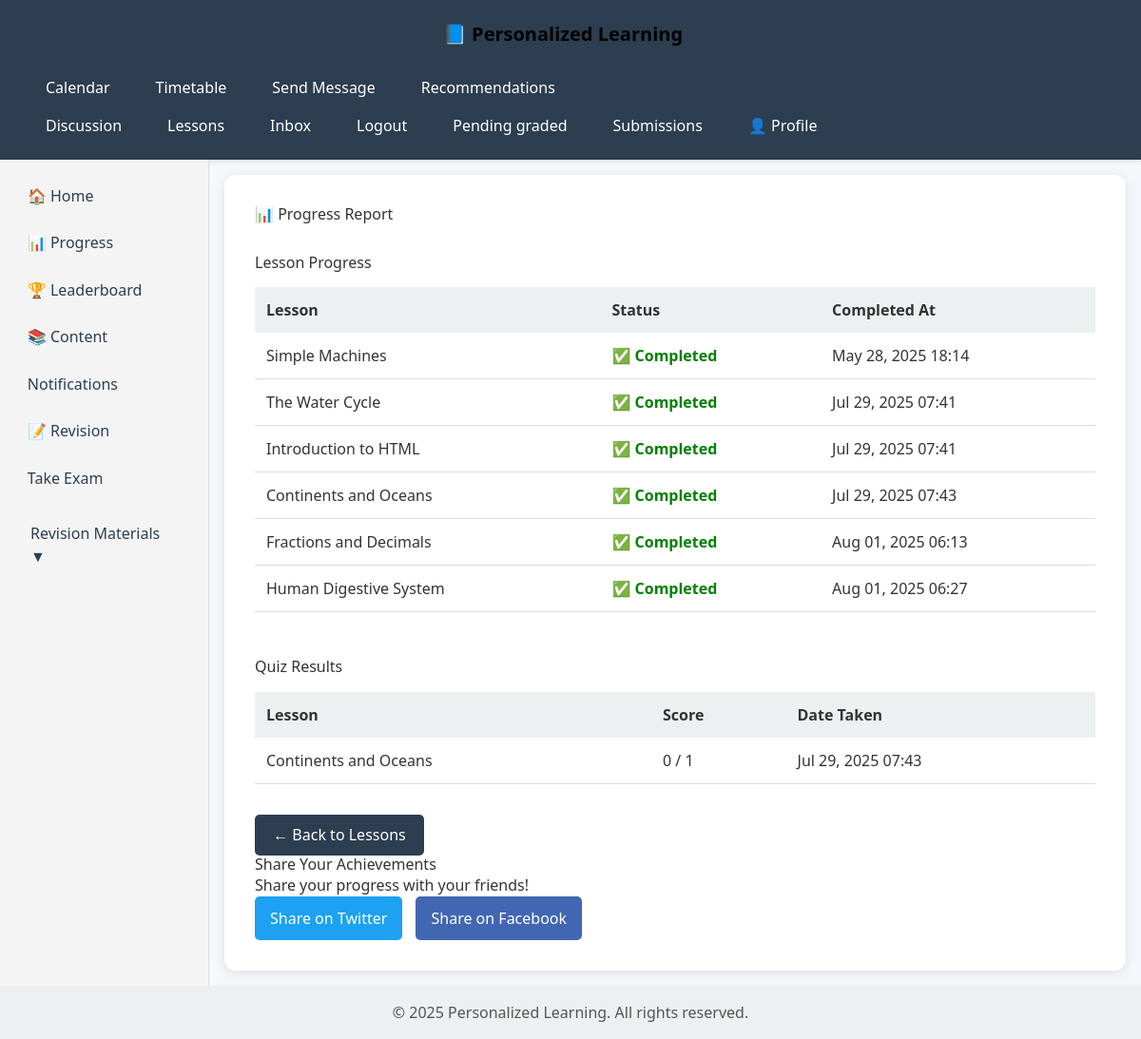
Page /progress/report/ (signed in) on the committed database.
### progress/models.py (models this page shows, shortened)
class LessonProgress(models.Model):
    user = models.ForeignKey(User, on_delete=models.CASCADE)
    lesson = models.ForeignKey(Lesson, on_delete=models.CASCADE)
    is_completed = models.BooleanField(default=False)
    completed_at = models.DateTimeField(auto_now_add=True, null=True, blank=True)

class QuizResult(models.Model):
    user = models.ForeignKey(User, on_delete=models.CASCADE)
    quiz = models.ForeignKey(Quiz, on_delete=models.CASCADE, related_name='quizzes')
    score = models.IntegerField()
    total_questions = models.IntegerField()
    created_at = models.DateTimeField(auto_now_add=True)

### content/models.py (models this page shows, shortened)
class Lesson(models.Model):
    title = models.CharField(max_length=255)
    content = models.TextField()
    difficulty_level = models.CharField(max_length=50)
    topic = models.CharField(max_length=100)

class Quiz(models.Model):
    lesson = models.ForeignKey(Lesson, on_delete=models.CASCADE, related_name='quizzes')
    question = models.TextField()
    option_a = models.CharField(max_length=255,default='Study of chemicals')
    option_b = models.CharField(max_length=255,default='Study of chemicals')
    option_c = models.CharField(max_length=255,default='Study of chemicals')
    option_d = models.CharField(max_length=255,default='Study of chemicals')
    correct_option = models.CharField(max_length=1, choices=[
        ('A', 'Option A'),
        ('B', 'Option B'),
        ('C', 'Option C'),
        ('D', 'Option D'),
    ],default='A')

### progress/views.py (the view)
# urls.py: path('report/', progress_report_view, name='progress-report'),
@login_required
def progress_report_view(request):
    lesson_progress = LessonProgress.objects.filter(user=request.user)
    quiz_results = QuizResult.objects.filter(user=request.user)
    context = {
        'lesson_progress': lesson_progress,
        'quiz_results': quiz_results,
    }
    return render(request, 'progress/progress_report.html', context)

### progress/templates/progress/progress_report.html (shortened to what this page needs)
{% extends 'content/base.html' %}
{% block content %}
<div style="max-width: 900px; margin: auto;">
    <h2 style="margin-bottom: 2rem;">📊 Progress Report</h2>
    <h3 style="margin-bottom: 1rem;">Lesson Progress</h3>
    <div style="overflow-x: auto;">
        <table style="width: 100%; border-collapse: collapse; min-width: 600px;">
            <thead>
                <tr style="background-color: #ecf0f1; text-align: left;">
                    <th style="padding: 12px;">Lesson</th>
                    <th style="padding: 12px;">Status</th>
                    <th style="padding: 12px;">Completed At</th>
                </tr>
            </thead>
            <tbody>
                {% for progress in lesson_progress %}
                <tr style="border-bottom: 1px solid #ddd;">
                    <td style="padding: 12px;">{{ progress.lesson.title }}</td>
                    <td style="padding: 12px;">
                        {% if progress.is_completed %}
                            <span style="color: green; font-weight: bold;">✅ Completed</span>
                        {% else %}
                            <span style="color: #e67e22; font-weight: bold;">⏳ Not Completed</span>
                        {% endif %}
                    </td>
                    <td style="padding: 12px;">
                        {{ progress.completed_at|date:"M d, Y H:i" }}
                    </td>
                </tr>
                {% empty %}
                <tr>
                    <td colspan="3" style="padding: 16px; text-align: center;">No lesson progress found.</td>
                </tr>
                {% endfor %}
            </tbody>
        </table>
    </div>
    <h3 style="margin-top: 3rem; margin-bottom: 1rem;">Quiz Results</h3>
    <div style="overflow-x: auto;">
        <table style="width: 100%; border-collapse: collapse; min-width: 600px;">
            <thead>
                <tr style="background-color: #ecf0f1; text-align: left;">
                    <th style="padding: 12px;">Lesson</th>
                    <th style="padding: 12px;">Score</th>
                    <th style="padding: 12px;">Date Taken</th>
                </tr>
            </thead>
            <tbody>
                {% for result in quiz_results %}
                <tr style="border-bottom: 1px solid #ddd;">
                    <td style="padding: 12px;">{{ result.quiz.lesson.title }}</td>
                    <td style="padding: 12px;">{{ result.score }} / {{ result.total_questions }}</td>
                    <td style="padding: 12px;">{{ result.created_at|date:"M d, Y H:i" }}</td>
                </tr>
                {% empty %}
                <tr>
                    <td colspan="3" style="padding: 16px; text-align: center;">No quiz results found.</td>
                </tr>
                {% endfor %}
            </tbody>
        </table>
    </div>
    <a href="{% url 'lesson-list' %}"
       style="display: inline-block; margin-top: 2rem; padding: 0.6rem 1.2rem; background-color: #2c3e50; color: white;
              border-radius: 5px; text-decoration: none;">
        ← Back to Lessons
    </a>
    <h3>Share Your Achievements</h3>
<p>Share your progress with your friends!</p>
<a href="https://twitter.com/intent/tweet?text=I%20just%20completed%20{{ total_lessons_completed }}%20lessons%20and%20scored%20{{ total_score }}%20points%20on%20%23MyLearningApp!&hashtags=Learning,Education"
   target="_blank" class="btn btn-twitter">Share on Twitter</a>
<a href="https://www.facebook.com/sharer/sharer.php?u={{ request.build_absolute_uri }}"
   target="_blank" class="btn btn-facebook">Share on Facebook</a>
</div>
{% endblock %}

### content/templates/content/base.html (style rules this page uses)
body { margin: 0; font-family: 'Segoe UI', Tahoma, Geneva, Verdana, sans-serif; background-color: #f5f7fa; color: #333; display: flex; flex-direction: column; min-height: 100vh; }

### progress/templates/progress/progress_report.html (style rules this page uses)
.btn-twitter { background-color: #1DA1F2; color: white; padding: 10px 15px; text-decoration: none; margin-right: 10px; border-radius: 5px; }
.btn-facebook { background-color: #4267B2; color: white; padding: 10px 15px; text-decoration: none; border-radius: 5px; }

### rows in the picture
LessonProgress: lesson "Simple Machines", is_completed "✅ Completed", completed_at "May 28, 2025 18:14"
LessonProgress: lesson "The Water Cycle", is_completed "✅ Completed", completed_at "Jul 29, 2025 07:41"
LessonProgress: lesson "Introduction to HTML", is_completed "✅ Completed", completed_at "Jul 29, 2025 07:41"
LessonProgress: lesson "Continents and Oceans", is_completed "✅ Completed", completed_at "Jul 29, 2025 07:43"
LessonProgress: lesson "Fractions and Decimals", is_completed "✅ Completed", completed_at "Aug 01, 2025 06:13"
LessonProgress: lesson "Human Digestive System", is_completed "✅ Completed", completed_at "Aug 01, 2025 06:27"
QuizResult: quiz.lesson "Continents and Oceans", score "0", total_questions "1", created_at "Jul 29, 2025 07:43"
